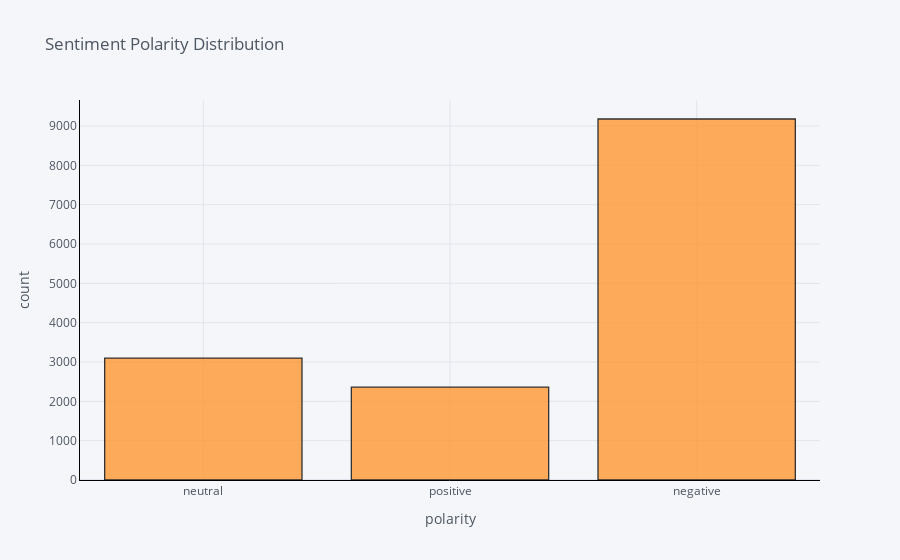

Notebook code for this chart:
### Code cell
configure_plotly_browser_state()
tweets_raw['airline_sentiment'].iplot(kind='hist', bins=20, xTitle='polarity', linecolor='black', yTitle='count', title='Sentiment Polarity Distribution')

### Figure 1 — Plotly figure (JSON) as saved in the notebook; plotly's stock layout.template omitted (floating-point values rounded to 4 significant figures; data arrays with more than 128 entries replaced by an {"elided": "..."} marker saying what was removed)
{"data": [{"histfunc": "count", "histnorm": "", "marker": {"color": "rgba(255, 153, 51, 1.0)", "line": {"color": "#000000", "width": 1.3}}, "name": "airline_sentiment", "nbinsx": 20, "opacity": 0.8, "orientation": "v", "x": {"elided": "14640 str values"}, "type": "histogram"}], "layout": {"barmode": "overlay", "legend": {"bgcolor": "#F5F6F9", "font": {"color": "#4D5663"}}, "paper_bgcolor": "#F5F6F9", "plot_bgcolor": "#F5F6F9", "title": {"font": {"color": "#4D5663"}, "text": "Sentiment Polarity Distribution"}, "xaxis": {"gridcolor": "#E1E5ED", "linecolor": "black", "showgrid": true, "tickfont": {"color": "#4D5663"}, "title": {"font": {"color": "#4D5663"}, "text": "polarity"}, "zerolinecolor": "#E1E5ED"}, "yaxis": {"gridcolor": "#E1E5ED", "linecolor": "black", "showgrid": true, "tickfont": {"color": "#4D5663"}, "title": {"font": {"color": "#4D5663"}, "text": "count"}, "zerolinecolor": "#E1E5ED"}}}
